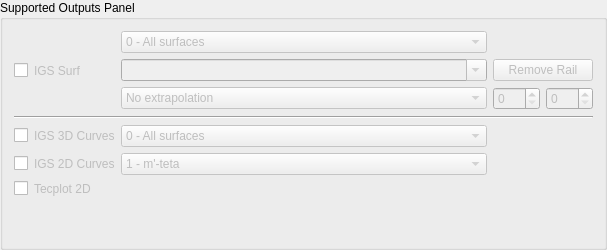
     <widget class="QGroupBox" name="ui_supported_outputs_groupbox">
      <property name="statusTip">
       <string>Supported Outputs: These are the ones that can be displayed in the Output Viewer</string>
      </property>
      <property name="title">
       <string>Supported Outputs Panel</string>
      </property>
      <layout class="QVBoxLayout" name="ui_supported_outputs_groupbox_vl">
       <item>
        <layout class="QGridLayout" name="ui_supported_outputs_groupbox_vl_gl">
         <item row="0" column="0" rowspan="3">
          <widget class="QCheckBox" name="ui_output_igs_surf_chk">
           <property name="statusTip">
            <string>Enable keyword OUTPUT/IGS/SURF</string>
           </property>
           <property name="text">
            <string/>
           </property>
           <property name="shortcut">
            <string>3</string>
           </property>
          </widget>
         </item>
         <item row="4" column="0">
          <widget class="QCheckBox" name="ui_output_igs_cur_3d_chk">
           <property name="statusTip">
            <string>Enable keyword OUTPUT/IGS/CUR/3D</string>
           </property>
           <property name="text">
            <string/>
           </property>
           <property name="shortcut">
            <string>4</string>
           </property>
          </widget>
         </item>
         <item row="5" column="0">
          <widget class="QCheckBox" name="ui_output_igs_cur_2d_chk">
           <property name="statusTip">
            <string>Enable keyword OUTPUT/IGS/CUR/2D</string>
           </property>
           <property name="text">
            <string/>
           </property>
           <property name="shortcut">
            <string>5</string>
           </property>
          </widget>
         </item>
         <item row="5" column="1">
          <widget class="QLabel" name="ui_output_igs_cur_2d_lbl">
           <property name="enabled">
            <bool>false</bool>
           </property>
           <property name="statusTip">
            <string>Command: OUTPUT/IGS/CUR/2D - This keyword outputs the blade section profiles to an igs-file in m'-teta space if n = 1 and m-rteta space if n = 2</string>
           </property>
           <property name="text">
            <string>IGS 2D Curves</string>
           </property>
          </widget>
         </item>
         <item row="4" column="1">
          <widget class="QLabel" name="ui_output_igs_cur_3d_lbl">
           <property name="enabled">
            <bool>false</bool>
           </property>
           <property name="statusTip">
            <string>Command: OUTPUT/IGS/CUR/3D - This keyword outputs the curves in Cartesian x-y-z space to an igs-file</string>
           </property>
           <property name="text">
            <string>IGS 3D Curves</string>
           </property>
          </widget>
         </item>
         <item row="4" column="2">
          <widget class="QComboBox" name="ui_output_igs_cur_3d_opt_combo">
           <property name="enabled">
            <bool>false</bool>
           </property>
           <property name="maximumSize">
            <size>
             <width>16777215</width>
             <height>16777215</height>
            </size>
           </property>
           <property name="statusTip">
            <string>List: Determines which surfaces to include in the igs-file</string>
           </property>
           <item>
            <property name="text">
             <string>0 - All surfaces</string>
            </property>
           </item>
           <item>
            <property name="text">
             <string>1 - Blade + flow path</string>
            </property>
           </item>
           <item>
            <property name="text">
             <string>2 - Blade</string>
            </property>
           </item>
           <item>
            <property name="text">
             <string>3 - Stream surfaces</string>
            </property>
           </item>
           <item>
            <property name="text">
             <string>4 - Hub</string>
            </property>
           </item>
           <item>
            <property name="text">
             <string>5 - Shroud</string>
            </property>
           </item>
          </widget>
         </item>
         <item row="0" column="1" rowspan="3">
          <widget class="QLabel" name="ui_output_igs_surf_lbl">
           <property name="enabled">
            <bool>false</bool>
           </property>
           <property name="statusTip">
            <string>Command: OUTPUT/IGS/SURF - This keyword will generate iges file type outputs</string>
           </property>
           <property name="text">
            <string>IGS Surf</string>
           </property>
          </widget>
         </item>
         <item row="6" column="1">
          <widget class="QLabel" name="ui_output_tecplot_2d_lbl">
           <property name="enabled">
            <bool>false</bool>
           </property>
           <property name="statusTip">
            <string>Command: OUTPUT/TECPLOT/2D - This keyword will output the blade geometry including flow path and stream curves in Tecplot format</string>
           </property>
           <property name="text">
            <string>Tecplot 2D</string>
           </property>
          </widget>
         </item>
         <item row="5" column="2">
          <widget class="QComboBox" name="ui_output_igs_cur_2d_opt_combo">
           <property name="enabled">
            <bool>false</bool>
           </property>
           <property name="maximumSize">
            <size>
             <width>16777215</width>
             <height>16777215</height>
            </size>
           </property>
           <property name="statusTip">
            <string notr="true">List: Options for blade sections profiles in igs-file in different spaces</string>
           </property>
           <item>
            <property name="text">
             <string>1 - m'-teta</string>
            </property>
           </item>
           <item>
            <property name="text">
             <string>2 - m-rteta</string>
            </property>
           </item>
          </widget>
         </item>
         <item row="6" column="0">
          <widget class="QCheckBox" name="ui_output_tecplot_2d_chk">
           <property name="statusTip">
            <string>Enable keyword OUTPUT/TECPLOT/2D</string>
           </property>
           <property name="text">
            <string/>
           </property>
           <property name="shortcut">
            <string>1</string>
           </property>
          </widget>
         </item>
         <item row="1" column="3" colspan="2">
          <widget class="QPushButton" name="ui_output_igs_surf_deleterail_btn">
           <property name="enabled">
            <bool>false</bool>
           </property>
           <property name="statusTip">
            <string>Button: Remove current item from the list of cordlenght positions</string>
           </property>
           <property name="text">
            <string>Remove Rail</string>
           </property>
          </widget>
         </item>
         <item row="2" column="4">
          <widget class="QSpinBox" name="ui_output_igs_extrap_shroud_spn">
           <property name="enabled">
            <bool>false</bool>
           </property>
           <property name="statusTip">
            <string>%Shroud: Shroud percentage extension</string>
           </property>
           <property name="maximum">
            <number>100</number>
           </property>
          </widget>
         </item>
         <item row="2" column="3">
          <widget class="QSpinBox" name="ui_output_igs_extrap_hub_spn">
           <property name="enabled">
            <bool>false</bool>
           </property>
           <property name="statusTip">
            <string>%Hub: Hub percentage extension</string>
           </property>
           <property name="maximum">
            <number>100</number>
           </property>
          </widget>
         </item>
         <item row="2" column="2">
          <widget class="QComboBox" name="ui_output_igs_extrap_opt_combo">
           <property name="enabled">
            <bool>false</bool>
           </property>
           <property name="font">
            <font>
             <weight>50</weight>
             <bold>false</bold>
             <strikeout>false</strikeout>
             <kerning>false</kerning>
            </font>
           </property>
           <property name="mouseTracking">
            <bool>false</bool>
           </property>
           <property name="acceptDrops">
            <bool>false</bool>
           </property>
           <property name="statusTip">
            <string>Method:  Parametric - Extend the blade surf. in spanwise direction a % of the parametric extension; Span - Create new profiles, replacing the first and the last sections, with the % span extrapolation </string>
           </property>
           <property name="autoFillBackground">
            <bool>false</bool>
           </property>
           <property name="editable">
            <bool>false</bool>
           </property>
           <property name="minimumContentsLength">
            <number>0</number>
           </property>
           <item>
            <property name="text">
             <string>No extrapolation</string>
            </property>
           </item>
           <item>
            <property name="text">
             <string>Parametric extrapolation</string>
            </property>
           </item>
           <item>
            <property name="text">
             <string>Span extrapolation</string>
            </property>
           </item>
          </widget>
         </item>
         <item row="1" column="2">
          <widget class="QComboBox" name="ui_output_igs_surf_rail_combo">
           <property name="enabled">
            <bool>false</bool>
           </property>
           <property name="font">
            <font>
             <weight>50</weight>
             <bold>false</bold>
             <strikeout>false</strikeout>
             <kerning>false</kerning>
            </font>
           </property>
           <property name="mouseTracking">
            <bool>false</bool>
           </property>
           <property name="acceptDrops">
            <bool>false</bool>
           </property>
           <property name="statusTip">
            <string>List: Type the cordlenght positions, between 0 and 1, for rail curves and press Enter to add an item to this List</string>
           </property>
           <property name="autoFillBackground">
            <bool>false</bool>
           </property>
           <property name="editable">
            <bool>true</bool>
           </property>
           <property name="minimumContentsLength">
            <number>0</number>
           </property>
          </widget>
         </item>
         <item row="0" column="2">
          <widget class="QComboBox" name="ui_output_igs_surf_opt_combo">
           <property name="enabled">
            <bool>false</bool>
           </property>
           <property name="maximumSize">
            <size>
             <width>16777215</width>
             <height>16777215</height>
            </size>
           </property>
           <property name="statusTip">
            <string>List: Determines which surfaces to include in the igs-file</string>
           </property>
           <item>
            <property name="text">
             <string>0 - All surfaces</string>
            </property>
           </item>
           <item>
            <property name="text">
             <string>1 - Blade + flow path</string>
            </property>
           </item>
           <item>
            <property name="text">
             <string>2 - Blade</string>
            </property>
           </item>
           <item>
            <property name="text">
             <string>3 - Stream surfaces</string>
            </property>
           </item>
           <item>
            <property name="text">
             <string>4 - Hub</string>
            </property>
           </item>
           <item>
            <property name="text">
             <string>5 - Shroud</string>
            </property>
           </item>
           <item>
            <property name="text">
             <string>6 - Meanline</string>
            </property>
           </item>
           <item>
            <property name="text">
             <string>10 - All surfaces where hub and shroud are split at LE/TE</string>
            </property>
           </item>
           <item>
            <property name="text">
             <string>11 - Blade + flowpath where hub and shroud are split at LE/TE</string>
            </property>
           </item>
           <item>
            <property name="text">
             <string>14 - Hub split at LE/TE to be three surfaces</string>
            </property>
           </item>
           <item>
            <property name="text">
             <string>15 - Hub split at LE/TE to be three surfaces</string>
            </property>
           </item>
          </widget>
         </item>
         <item row="3" column="0" colspan="5">
          <widget class="Line" name="line_5">
           <property name="orientation">
            <enum>Qt::Horizontal</enum>
           </property>
          </widget>
         </item>
        </layout>
       </item>
       <item>
        <spacer name="ui_supported_outputs_vspacer">
         <property name="orientation">
          <enum>Qt::Vertical</enum>
         </property>
         <property name="sizeHint" stdset="0">
          <size>
           <width>20</width>
           <height>40</height>
          </size>
         </property>
        </spacer>
       </item>
      </layout>
     </widget>
